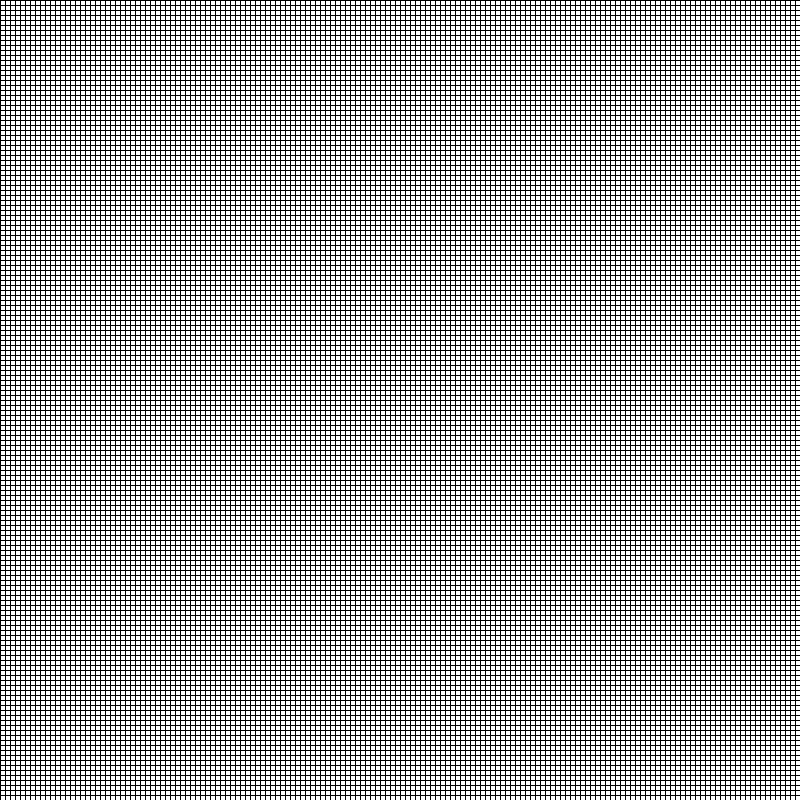
Frame 1 (no input)
Frame 60 (the mouse pressed at the canvas centre just before this capture): identical to frame 1, image omitted
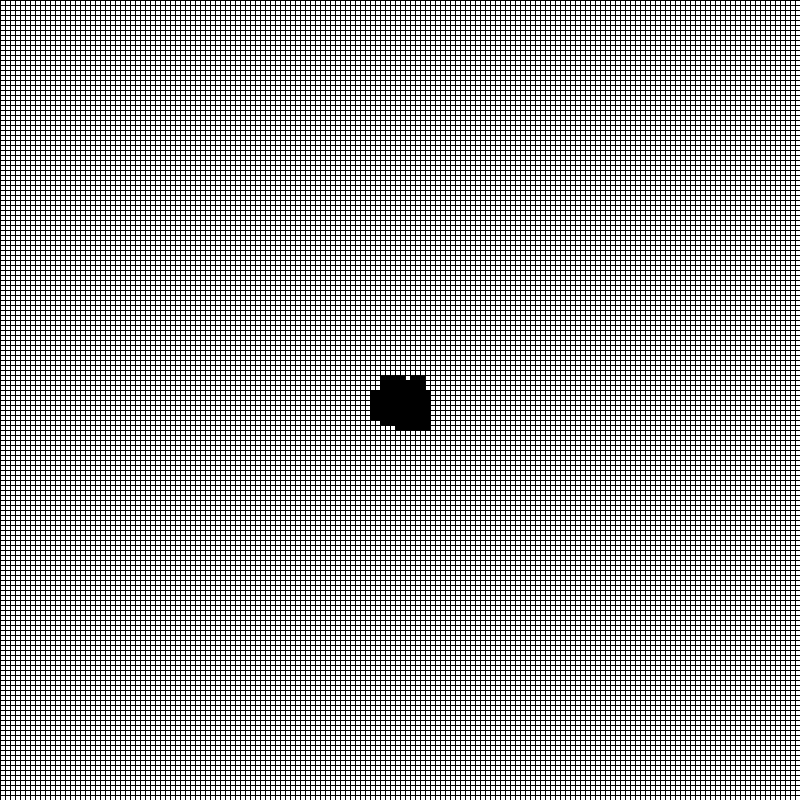
Frame 120 (the mouse held since frame 60 and released just before this capture)

The Processing sketch that drew these frames (run headless with seeded random() and noise(); from frame 60 on, the mouse is pressed at the canvas centre):

// Processing sketch: jankenpon
// ── jankenpon.pde
import java.util.*;

Grid GRID;
int LIMIT = 6;
int CELL_SIZE = 5;

color MOUSE_COLOUR;

color RED = color(255, 0, 0);
color GREEN = color(0, 255, 0);
color BLUE = color(0, 0, 255);

Random RANDOM = new Random();

void setup()
{
  size(800, 800);
  background(255);
  //frameRate(1);

  stroke(0);
  GRID = new Grid(CELL_SIZE, LIMIT);
}

void draw()
{
  updateMouseColor();
  drawMouse();
  GRID.draw();
}

void updateMouseColor() {
  if (key == 'r') {
    MOUSE_COLOUR = RED;
  }

  if (key == 'g') {
    MOUSE_COLOUR = GREEN;
  }

  if (key == 'b') {
    MOUSE_COLOUR = BLUE;
  }
}

void drawMouse() {
  if (!mousePressed)
  {
    return;
  }

  if (mouseButton == RIGHT)
  {
    GRID = new Grid(CELL_SIZE, LIMIT);
    return;
  }

  int x = int(mouseX / GRID.m_cellSize);
  int y = int(mouseY / GRID.m_cellSize);

  if ( x >= GRID.m_cols || y >= GRID.m_rows || x < 0 || y < 0) {
    return;
  }

  GRID.m_cells[x][y].m_colour = MOUSE_COLOUR;
}

// ── cell.pde
class Cell {
  PVector m_position;
  float m_size;
  color m_colour = 255;
  int m_level = 0;

  Cell(float x, float y, float size) {
    m_position = new PVector(x * size, y * size);
    m_size = size;
  } 

  void draw() {
    fill(m_colour);
    square(m_position.x, m_position.y, m_size);
  }

  void copy(Cell other) {
    m_colour = other.m_colour;
    m_level = other.m_level;
  }

  void grow(Cell other) {
    m_colour = other.m_colour;
    m_level = other.m_level + 1;
  }

  void eat(Cell other) {
    other.m_colour = m_colour;
    other.m_level  = 0;
  }
}

// ── grid.pde
import java.util.*;

class Grid {
  Cell[][] m_cells;
  Cell[][] m_nextCells;
  float m_cellSize;
  int m_threshold;

  int m_cols;
  int m_rows;

  Random random = new Random();

  Grid(float cellSize, int threshold) {
    m_cellSize = cellSize;
    m_threshold = threshold;

    m_cols = int(width/cellSize);
    m_rows = int(height/cellSize);

    m_cells = initCells(m_cols, m_rows);
    m_nextCells = initCells(m_cols, m_rows);
  }

  Cell[][] initCells(int cols, int rows) {
    Cell[][] grid = new Cell[cols][rows];

    for (int col = 0; col < cols; col++) {
      for (int row = 0; row < rows; row++) {
        grid[col][row] = new Cell(col, row, m_cellSize);
      }
    }

    return grid;
  }

  void draw() {
    for (int col = 0; col < m_cells.length; col++) {
      for (int row = 0; row < m_cells[col].length; row++) {
        Cell cell = m_cells[col][row];
        cell.draw();



        updateCell(cell, col, row);
        
        // Sync grids
        Cell nextCell = m_nextCells[col][row];      
        nextCell.copy(cell);
      }
    }

    Cell[][] temp = m_cells;
    m_cells = m_nextCells;
    m_nextCells = temp;
  }

  Cell getRandomNeighbour(int col, int row) {
    int xOffset = 0;
    int yOffset = 0;

    while (xOffset == 0 && yOffset == 0)
    {
      xOffset = random.nextInt(3) - 1;
      yOffset = random.nextInt(3) - 1;
    }
    
    col = (col + xOffset + m_cols)%m_cols;
    row = (row + yOffset + m_rows)%m_rows;
    return m_cells[col][row];
  }

  void updateCell(Cell cell, int col, int row) {
    if (cell.m_colour == 255) {
      return;
    }

    Cell neighbour = getRandomNeighbour(col, row);

    if (neighbour.m_colour == 255 && cell.m_level < m_threshold) {
      neighbour.grow(cell);
    }
    else if (cell.m_colour == RED && neighbour.m_colour == GREEN ||
    cell.m_colour == GREEN && neighbour.m_colour == BLUE ||
    cell.m_colour == BLUE && neighbour.m_colour == RED ){
      cell.eat(neighbour);
    }

    // Sync grids
    int neighbourCol = int(neighbour.m_position.x / m_cellSize);
    int neighbourRow = int(neighbour.m_position.y / m_cellSize);
    m_nextCells[neighbourCol][neighbourRow].copy(neighbour);
  }
}
